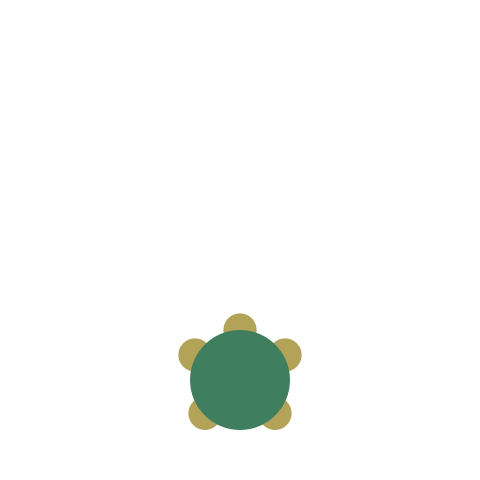
Frame 1 (no input)
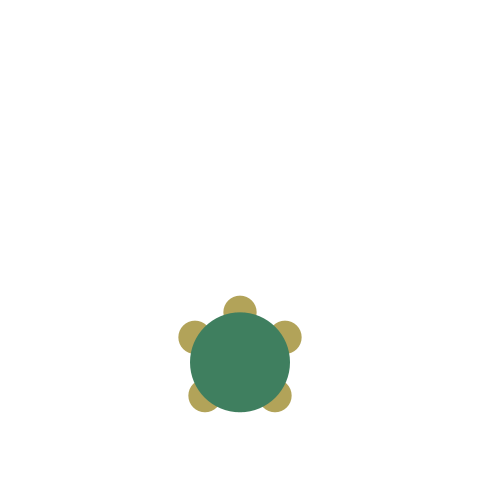
Frame 60 (the mouse pressed at the canvas centre just before this capture)
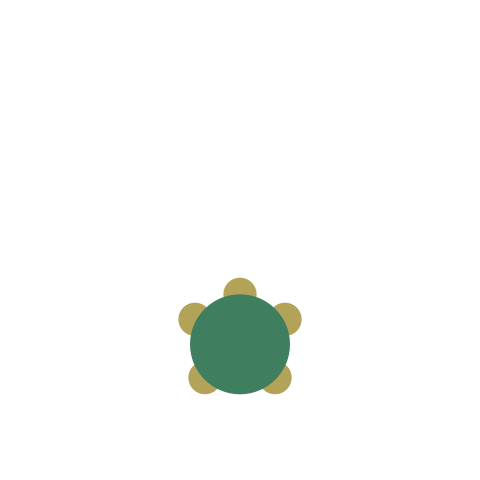
Frame 120 (the mouse held since frame 60 and released just before this capture)

The Processing sketch that drew these frames (run headless with seeded random() and noise(); from frame 60 on, the mouse is pressed at the canvas centre):

// Processing sketch: turtle
// ── turtle.pde
final float turtleD  = 100;        // 亀の大きさ(甲羅の直径)
Turtle turtle;

void setup() {
  size(480, 480);
  noStroke();
  colorMode(HSB, 360, 100, 100);
  turtle = new Turtle(turtleD, width / 2, height - turtleD);
}

void draw() {
  background(0, 0, 100);
  turtle.drawFigure();
  turtle.move();
}

class Turtle {
  final float vx0 = 0;
  final float vy0 = -0.3;
  float x;
  float y;
  float vx;
  float vy;
  float d;
  Shell shell;
  Head head;
  Foot[] foot;
  Turtle(float d, float x, float y) {  // 甲羅の直径と中心の初期位置
    this.d = d;
    this.x = x;
    this.y = y;
    vx = vx0;
    vy = vy0;
    head = new Head(d / 3, 0, - d / 2, x, y);
    shell = new Shell(d, 0, 0, x, y);
    foot=new Foot[4];
    /*for (int i=0; i<4; i++) {
     foot[i]=new Foot(d / 3, 0, - d / 2, x, y);
     }*/
    foot[0]=new Foot(d / 3, 45, - d / 4, x, y);
    foot[1]=new Foot(d / 3, -45, - d / 4, x, y);
    foot[2]=new Foot(d / 3, 35, d / 3, x, y);
    foot[3]=new Foot(d / 3, -35, d / 3, x, y);
  }
  void drawFigure() {
    head.drawFigure();                    // 頭を描画する
    for (int i=0; i<4; i++) {
      foot[i].drawFigure();                   // 足を描画する
    }
    shell.drawFigure();                   // 甲羅を描画する
  }
  void move() {
    // 上端判定
    if (head.getTopY() < 0) {
      vy = 0;
    }
    // 移動
    x += vx;
    y += vy;
    head.move(x, y);                    // 頭を移動する
    shell.move(x, y);                   // 甲羅を移動する
    for (int i=0; i<4; i++) {
      foot[i].move(x, y);                     //足を移動する
    }
  }
}

/** 甲羅 */
class Shell {
  float d;                 // 甲羅の直径
  float x;                 // 甲羅の中心のx座標
  float y;                 // 甲羅の中心のy座標
  float offsetX;           // 体の中心からのx方向のoffset
  float offsetY;           // 体の中心からのy方向のoffset
  Shell(float d, float offsetX, float offsetY, float baseX, float baseY) { //
    this.d = d;
    this.offsetX = offsetX;
    this.offsetY = offsetY;
    x = baseX + offsetX;
    y = baseY + offsetY;
  }
  void drawFigure() {
    fill(150, 50, 50);
    ellipse(x, y, d, d);
  }
  void move(float baseX, float baseY) {
    x = baseX + offsetX;
    y = baseY + offsetY;
  }
}

/** 頭 */
class Head {
  float d;                 // 頭の直径
  float x;                 // 頭の中心のx座標
  float y;                 // 頭の中心のy座標
  float offsetX;           // 体の中心からのx方向のoffset
  float offsetY;           // 体の中心からのy方向のoffset
  Head(float d, float offsetX, float offsetY, float baseX, float baseY) {
    this.d = d;
    this.offsetX = offsetX;
    this.offsetY = offsetY;
    x = baseX + offsetX;
    y = baseY + offsetY;
  }
  /** 頭頂のy座標を返す */
  float getTopY() {
    return y - d / 2;
  }
  void drawFigure() {
    fill(50, 50, 70);
    ellipse(x, y, d, d);
  }
  void move(float baseX, float baseY) {
    x = baseX + offsetX;
    y = baseY + offsetY;
  }
}

//足
class Foot {
  float d;                 // 足の直径
  float x;                 // 足の中心のx座標
  float y;                 // 足の中心のy座標
  float offsetX;           // 体の中心からのx方向のoffset
  float offsetY;           // 体の中心からのy方向のoffset
  Foot(float d, float offsetX, float offsetY, float baseX, float baseY) {
    this.d = d;
    this.offsetX = offsetX;
    this.offsetY = offsetY;
    x = baseX + offsetX;
    y = baseY + offsetY;
  }
  void drawFigure() {
    fill(50, 50, 70);
    ellipse(x, y, d, d);
  }
  void move(float baseX, float baseY) {
    x = baseX + offsetX;
    y = baseY + offsetY;
  }
}
